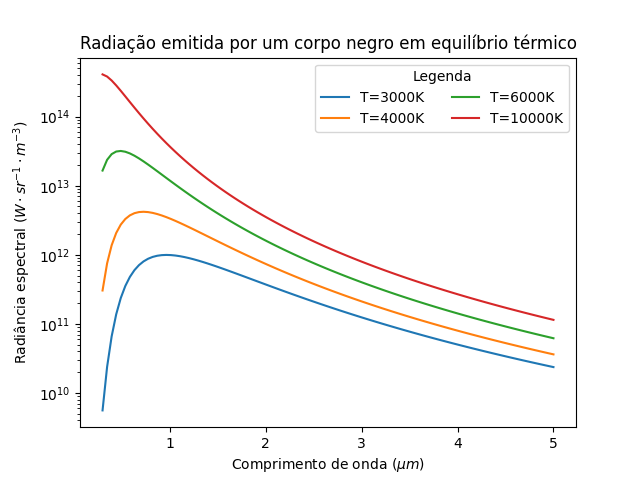

Write Python code to recreate this figure.
import matplotlib.pyplot as plt
import numpy as np

kB = 1.380649e-23 # J /K
h = 6.62607015e-34 # J s
c = 299792458.0 # m / s

def planck(l, T):
    A = 2 * h * c**2 / l**5
    B = A / (np.exp(h * c / (kB * T * l)) - 1.0)
    return B

l = np.linspace(0.3e-6, 5e-6, 100) # comprimento de onda em metros
l_um = l / 1e-6 # comprimento de onda em micrômetros

fig, axes = plt.subplots()
for T in(3000, 4000, 6000, 10000):
    axes.plot(l_um, planck(l, T),  label="T={0}K".format(T))
    
leg = axes.legend(loc='upper right', ncol=2, title='Legenda')
axes.set_yscale('log')
axes.set_xlabel(r'Comprimento de onda ($\mu m$)')
axes.set_ylabel(r'Radiância espectral ($W \cdot sr^{-1} \cdot m^{-3}$)')
axes.set_title('Radiação emitida por um corpo negro em equilíbrio térmico')
    
plt.show()
